Frame 1 (no input): blank canvas, image omitted
Frame 60 (the mouse pressed at the canvas centre just before this capture): blank canvas, image omitted
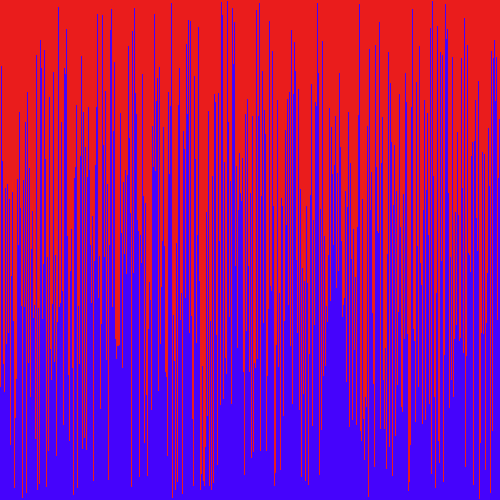
Frame 120 (the mouse held since frame 60 and released just before this capture)

The Processing sketch whose frames 1 and 60 were blank and that drew this single picture after the mouse press (run headless with seeded random() and noise(); from frame 60 on, the mouse is pressed at the canvas centre):

// Processing sketch: ArraySorter
// ── ArraySorter.pde
/* Paste the code into a new Processing sketch and complete the steps. */

//1. create an array of ints. don't initialize it yet.
int array[];
void setup() {
  //2. set the size of your window
  //  if you are using Processing 3, you cannot use variables
  //  because the developers don't know how programming is supposed to work.
  size(500,500);
  //3. initialize your array with the built in width variable
  array = new int[width];
  //4. initialize the ints in the array with random numbers
  //   from 0 to the built in height variable
  

  //5. call the noStroke() method
  noStroke();
  
}

void draw() {
  //6. set the background color with background(r, g, b);
  background(#4503fc);
  //7. set the color for your graph
  fill(#EA1C1C);
  //8. draw a rectangle for each int in your array.
  //   the x value will be the current index in the array
  //   the y value will the height variable
  //   the width is 1 (one)
  //   the height is negative the value of the element at the current index of the array
  for(int j = 0; j < height; j++){
    rect(j, array[j], 1, -array[j]);
  }

  //9. call the stepSort method
  stepSort(array);
  //10. extract the code that randomizes the array into a method.
  if(mousePressed) {
  randomize();
  }
  //11. call the method you made in step 10 when the mouse is pressed

}

void stepSort(int[] arr) {
  for (int i = 1; i < arr.length; i++) {
    if (arr[i - 1] > arr[i]) {
      int t = arr[i];
      arr[i] = arr[i - 1];
      arr[i - 1] = t;
    }}
  }
  void randomize(){
      for(int i = 0; i < height; i++){
    int num = (int)random(height);
    array[i]= num;
  }
}
